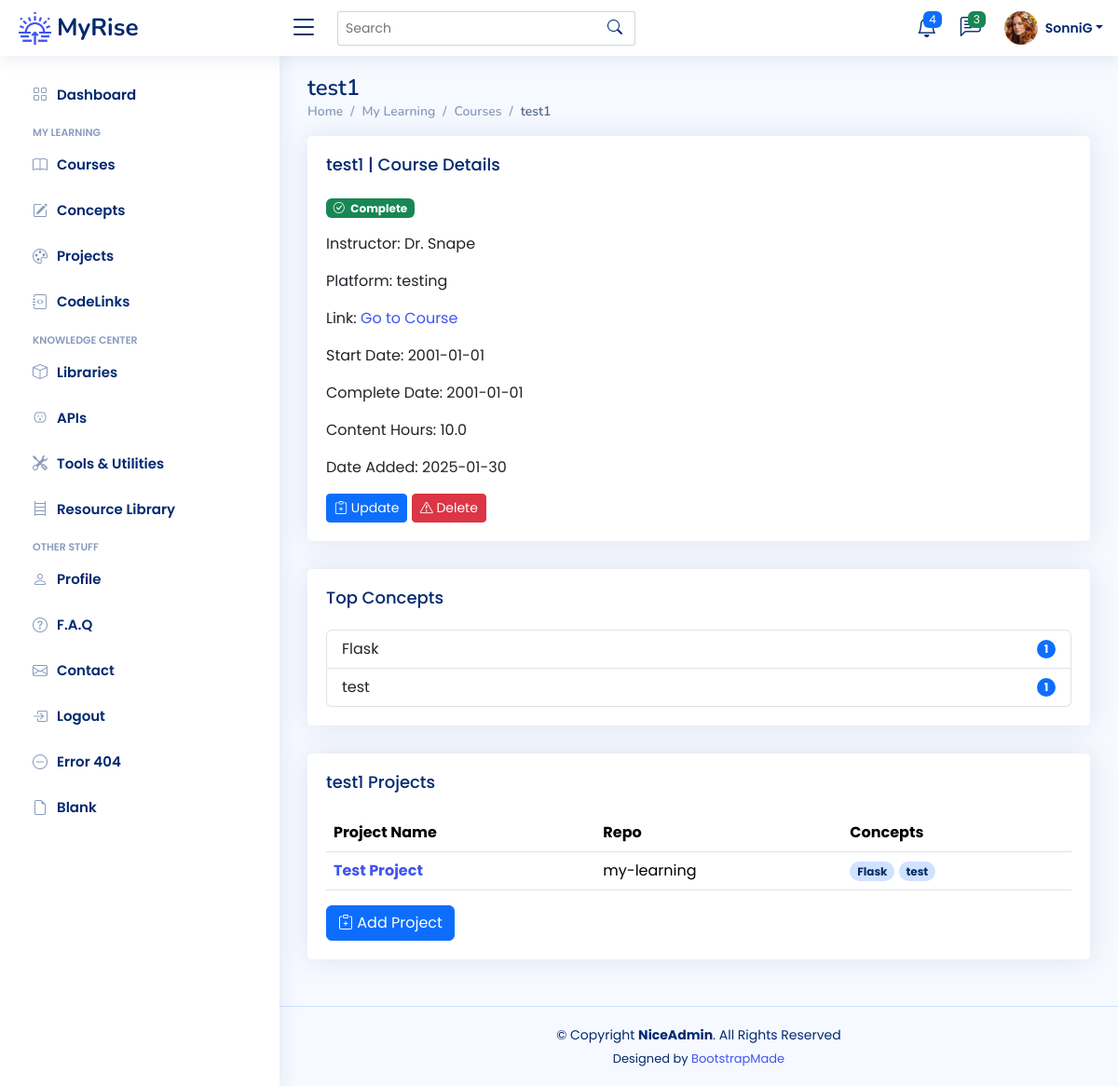
The app's page /courses/10 (signed in) with its own data.
### app/models.py (models this page shows)
class User(UserMixin, db.Model):
    __tablename__ = "users"
    id: Mapped[int] = mapped_column(Integer, primary_key=True)
    email: Mapped[str] = mapped_column(String(100), unique=True)
    password: Mapped[str] = mapped_column(String(250))
    name: Mapped[str] = mapped_column(String(1000))
    display_name: Mapped[str] = mapped_column(String(1000))
    last_called_repos: Mapped[Optional[datetime.datetime]] = mapped_column(DateTime())
    latest_etag_repos: Mapped[str] = mapped_column(String(250), nullable=True)
    projects: Mapped[List["Project"]] = relationship(back_populates="user")
    events: Mapped[List["Event"]] = relationship(back_populates="user")
    courses: Mapped[List["Course"]] = relationship(back_populates="user")
    libraries: Mapped[List["Library"]] = relationship(back_populates="user")
    apis: Mapped[List["API"]] = relationship(back_populates="user")
    tools: Mapped[List["Tool"]] = relationship(back_populates="user")
    resources: Mapped[List["Resource"]] = relationship(back_populates="user")
    repos: Mapped[List["Repository"]] = relationship(back_populates="user")
    codelinks: Mapped[List["CodeLink"]] = relationship(back_populates="user")
    concepts: Mapped[List["Concept"]] = relationship('Concept', secondary=user_concept, backref='user')

class Course(db.Model):
    __tablename__ = "courses"
    id: Mapped[int] = mapped_column(Integer, primary_key=True)
    name: Mapped[str] = mapped_column(String(100), unique=True)
    platform: Mapped[str] = mapped_column(String(100))
    url: Mapped[str] = mapped_column(String(250), nullable=True)
    instructor: Mapped[str] = mapped_column(String(100))
    start: Mapped[datetime.date] = mapped_column(Date, nullable=True)
    complete: Mapped[datetime.date] = mapped_column(Date, nullable=True)
    content_hours: Mapped[float] = mapped_column(nullable=True)
    has_cert: Mapped[bool] = mapped_column(Boolean)
    date_added: Mapped[datetime.date] = mapped_column(Date, nullable=False)
    status: Mapped[str] = mapped_column(String(100), nullable=True)
    projects: Mapped[List["Project"]] = relationship(back_populates="course")
    user_id: Mapped[int] = mapped_column(Integer, ForeignKey(User.id), index=True)
    user: Mapped["User"] = relationship(back_populates="courses")

class Concept(db.Model):
    __tablename__ = "concepts"
    id: Mapped[int] = mapped_column(Integer, primary_key=True)
    concept_term: Mapped[str] = mapped_column(String(50), nullable=False)
    category: Mapped[str] = mapped_column(String(100), nullable=True)
    description: Mapped[str] = mapped_column(Text, nullable=True)
    date_added: Mapped[datetime.date] = mapped_column(Date, nullable=False)

class Project(db.Model):
    __tablename__ = "projects"
    id: Mapped[int] = mapped_column(Integer, primary_key=True)
    name: Mapped[str] = mapped_column(String(100), nullable=False)
    description: Mapped[str] = mapped_column(Text, nullable=True)
    assignment_link: Mapped[str] = mapped_column(String(250), nullable=True)
    path: Mapped[str] = mapped_column(String(100), nullable=True)
    start: Mapped[datetime.date] = mapped_column(Date, nullable=True)
    last_updated: Mapped[datetime.date] = mapped_column(Date, nullable=True)
    path_etag: Mapped[str] = mapped_column(String(250), nullable=True)
    path_commits: Mapped[int] = mapped_column(Integer, nullable=True)
    repo_id: Mapped[int] = mapped_column(Integer, ForeignKey(Repository.id), index=True)
    repo: Mapped["Repository"] = relationship(back_populates="projects")
    concepts: Mapped[List["Concept"]] = relationship('Concept', secondary=project_concept, backref='projects')
    section: Mapped[str] = mapped_column(String(100))
    lecture: Mapped[str] = mapped_column(String(100))
    date_added: Mapped[datetime.date] = mapped_column(Date, nullable=False)
    course_id: Mapped[int] = mapped_column(Integer, ForeignKey(Course.id), index=True)
    course: Mapped["Course"] = relationship(back_populates="projects")
    codelinks: Mapped[List["CodeLink"]] = relationship(back_populates="project")
    user_id: Mapped[int] = mapped_column(Integer, ForeignKey(User.id), index=True)
    user: Mapped["User"] = relationship(back_populates="projects")

class Repository(db.Model):
    __tablename__ = "repos"
    id: Mapped[int] = mapped_column(Integer, primary_key=True)
    name: Mapped[str] = mapped_column(String(250), nullable=False)
    last_called_activity: Mapped[Optional[datetime.datetime]] = mapped_column(DateTime())
    latest_etag_activity: Mapped[str] = mapped_column(String(250), nullable=True)
    latest_sha: Mapped[str] = mapped_column(String(250), nullable=True)
    sha_timestamp: Mapped[Optional[datetime.datetime]] = mapped_column(DateTime())
    created_at: Mapped[Optional[datetime.datetime]] = mapped_column(DateTime())
    updated_at: Mapped[Optional[datetime.datetime]] = mapped_column(DateTime())
    pushed_at: Mapped[Optional[datetime.datetime]] = mapped_column(DateTime())
    commits_etag: Mapped[str] = mapped_column(String(250), nullable=True)
    commits_data: Mapped[Dict] = mapped_column(JSON, nullable=True)
    user_id: Mapped[int] = mapped_column(Integer, ForeignKey(User.id), index=True)
    user: Mapped["User"] = relationship(back_populates="repos")
    projects: Mapped[List["Project"]] = relationship(back_populates="repo")
    codelinks: Mapped[List["CodeLink"]] = relationship(back_populates="repo")
    events: Mapped[List["Event"]] = relationship(back_populates="repo")

### app/routes.py (the view)
@app.route('/courses/<int:num>')
@login_required
def course_detail(num):
    target_course = db.get_or_404(Course, num)
    all_projects = db.session.execute(db.select(Project).filter_by(course_id=num)).scalars().all()
    course_concepts = {}
    for proj in all_projects:
        for concept in proj.concepts:
            if concept.concept_term in course_concepts:
                course_concepts[concept.concept_term] += 1
            else:
                course_concepts[concept.concept_term] = 1
    sorted_concepts = dict(
        sorted(course_concepts.items(), key=lambda item: item[1], reverse=True))
    return render_template('course-detail.html',
                           course=target_course,
                           projects=all_projects,
                           top_concepts=sorted_concepts,
                           course_badge=course_statuses)

### app/templates/course-detail.html (shortened to what this page needs)
{% extends 'base.html' %}
{% from 'bootstrap5/form.html' import render_form %}
{% block content %}
	<main id="main" class="main">
    <div class="pagetitle">
      <h1>{{ course.name }}</h1>
      <nav>
        <ol class="breadcrumb">
          <li class="breadcrumb-item"><a href="index.html">Home</a></li>
          <li class="breadcrumb-item">My Learning</li>
          <li class="breadcrumb-item"><a href="{{ url_for('courses_page') }}">Courses</a> </li>
		  <li class="breadcrumb-item active">{{ course.name }}</li>
        </ol>
      </nav>
    </div>
		<div class="card">
            <div class="card-body">
              <h5 class="card-title">{{ course.name }} | Course Details</h5>
				{% if course.status %}
					<p><span class="badge {{ course_badge[course.status][1] }}"><i class="bi {{ course_badge[course.status][2] }} me-1"></i> {{ course_badge[course.status][0] }}</span></p>
				{% endif %}
					<p>Instructor: {{ course.instructor }}</p>
					<p>Platform: {{ course.platform }}</p>
					<p>Link: <a href="{{ course.url }}" target="_blank">Go to Course</a></p>
					<p>Start Date: {{ course.start }}</p>
					<p>Complete Date: {{ course.complete }}</p>
					<p>Content Hours: {{ course.content_hours }}</p>
					<p>Date Added: {{ course.date_added }}</p>
				<a href="{{ url_for('update_course', num=course.id) }}">
		  <button type="button" class="btn btn-primary btn-sm"><i class="bi bi-clipboard-plus"></i> Update</button>
			</a>
			<a href="{{ url_for('delete_course', num=course.id) }}">
		  <button type="button" class="btn btn-danger btn-sm"><i class="bi bi-exclamation-triangle"></i> Delete</button>
			</a>
				 </div>
		  </div>
	<div class="card">
            <div class="card-body">
              <h5 class="card-title">Top Concepts</h5>
              <ul class="list-group">
				  {% for concept, count in top_concepts.items() %}
				  <li class="list-group-item d-flex justify-content-between align-items-center">
					  {{ concept }}
                  <span class="badge bg-primary rounded-pill">{{ count }}</span>
                </li>
				  {% endfor %}
              </ul>
            </div>
          </div>
	 <div class="card">
		<div class="card-body">
		  <h5 class="card-title">{{ course.name }} Projects</h5>
		  {% include '_projects.html' %}
			<a href="{{ url_for('add_new_project', course_id=course.id) }}">
		  <button type="button" class="btn btn-primary"><i class="bi bi-clipboard-plus"></i> Add Project</button>
			</a>
		</div>
	 </div>
 	</main>
{% endblock %}

### app/templates/heading.html (shortened to what this page needs)
{% from 'bootstrap5/nav.html' import render_nav_item %}
{% from 'bootstrap5/form.html' import render_form %}
  <header id="header" class="header fixed-top d-flex align-items-center">
    <div class="d-flex align-items-center justify-content-between">
      <a href="{{ url_for('home') }}" class="logo d-flex align-items-center">
        <img src="{{ url_for('static', filename='img/logo.png') }}" alt="sun-rise">
        <span class="d-none d-lg-block">MyRise</span>
      </a>
      <i class="bi bi-list toggle-sidebar-btn"></i>
    </div>
    <div class="search-bar">
      <form class="search-form d-flex align-items-center" method="POST" action="#">
        <input type="text" name="query" placeholder="Search" title="Enter search keyword">
        <button type="submit" title="Search"><i class="bi bi-search"></i></button>
      </form>
    </div>
    <nav class="header-nav ms-auto">
      <ul class="d-flex align-items-center">
        <li class="nav-item dropdown">
          <a class="nav-link nav-icon" href="#" data-bs-toggle="dropdown">
            <i class="bi bi-bell"></i>
            <span class="badge bg-primary badge-number">4</span>
          </a>
        </li>
        <li class="nav-item dropdown">
          <a class="nav-link nav-icon" href="#" data-bs-toggle="dropdown">
            <i class="bi bi-chat-left-text"></i>
            <span class="badge bg-success badge-number">3</span>
          </a>
        </li>
        <li class="nav-item dropdown pe-3">
          <a class="nav-link nav-profile d-flex align-items-center pe-0" href="#" data-bs-toggle="dropdown">
            <img src="{{ url_for('static', filename='img/profile-img.png') }}" alt="Profile" class="rounded-circle">
            <span class="d-none d-md-block dropdown-toggle ps-2">{{ current_user.display_name }}</span>
          </a>
        </li>
      </ul>
    </nav>
  </header>
  <aside id="sidebar" class="sidebar">
    <ul class="sidebar-nav" id="sidebar-nav">
      <li class="nav-item">
        <a class="nav-link collapsed" href="{{ url_for('home') }}">
          <i class="bi bi-grid"></i>
          <span>Dashboard</span>
        </a>
      </li>
<li class="nav-heading">My Learning</li>
	  <li class="nav-item">
        <a class="nav-link collapsed" href="{{ url_for('courses_page') }}">
          <i class="bi bi-book"></i>
          <span>Courses</span>
        </a>
      </li>
	  <li class="nav-item">
        <a class="nav-link collapsed" href="{{ url_for('concepts_page') }}">
          <i class="bi bi-pencil-square"></i>
          <span>Concepts</span>
        </a>
      </li>
	  <li class="nav-item">
        <a class="nav-link collapsed" href="{{ url_for('projects_page') }}">
          <i class="bi bi-palette"></i>
          <span>Projects</span>
        </a>
      </li>
	  <li class="nav-item">
        <a class="nav-link collapsed" href="{{ url_for('codelinks_page') }}">
          <i class="bi bi-journal-code"></i>
          <span>CodeLinks</span>
        </a>
      </li>
<li class="nav-heading">Knowledge Center</li>
	  <li class="nav-item">
        <a class="nav-link collapsed" href="{{ url_for('libraries_page') }}">
          <i class="bi bi-box"></i>
          <span>Libraries</span>
        </a>
      </li>
	  <li class="nav-item">
        <a class="nav-link collapsed" href="{{ url_for('apis_page') }}">
          <i class="bi bi-outlet"></i>
          <span>APIs</span>
        </a>
      </li>
	  <li class="nav-item">
        <a class="nav-link collapsed" href="{{ url_for('tools_page') }}">
          <i class="bi bi-tools"></i>
          <span>Tools & Utilities</span>
        </a>
      </li>
	  <li class="nav-item">
        <a class="nav-link collapsed" href="{{ url_for('resources_page') }}">
          <i class="bi bi-bookshelf"></i>
          <span>Resource Library</span>
        </a>
      </li>
	<li class="nav-heading">Other Stuff</li>
      <li class="nav-item">
        <a class="nav-link collapsed" href="{{ url_for('profile') }}">
          <i class="bi bi-person"></i>
          <span>Profile</span>
        </a>
      </li>
      <li class="nav-item">
        <a class="nav-link collapsed" href="{{ url_for('faq') }}">
          <i class="bi bi-question-circle"></i>
          <span>F.A.Q</span>
        </a>
	  </li>
      <li class="nav-item">
        <a class="nav-link collapsed" href="{{ url_for('contact') }}">
          <i class="bi bi-envelope"></i>
          <span>Contact</span>
        </a>
      </li>
	{% if not current_user.is_authenticated %}
      <li class="nav-item">
        <a class="nav-link collapsed" href="{{ url_for('register') }}">
          <i class="bi bi-card-list"></i>
          <span>Register</span>
        </a>
      </li>
      <li class="nav-item">
        <a class="nav-link collapsed" href="{{ url_for('login') }}">
          <i class="bi bi-box-arrow-in-right"></i>
          <span>Login</span>
        </a>
      </li>
	{% else %}
		<li class="nav-item">
        <a class="nav-link collapsed" href="{{ url_for('logout') }}">
          <i class="bi bi-box-arrow-in-right"></i>
          <span>Logout</span>
        </a>
      </li>
	{% endif %}
      <li class="nav-item">
        <a class="nav-link collapsed" href="pages-error-404.html">
          <i class="bi bi-dash-circle"></i>
          <span>Error 404</span>
        </a>
      </li>
      <li class="nav-item">
        <a class="nav-link collapsed" href="pages-blank.html">
          <i class="bi bi-file-earmark"></i>
          <span>Blank</span>
        </a>
      </li>
    </ul>
  </aside>

### app/templates/_projects.html
<table class="table table-hover">
	<thead>
	<tr>
		<th scope="col">Project Name</th>
		<th scope="col">Repo</th>
		<th scope="col">Concepts</th>
	</tr>
	</thead>
	<tbody>
	{% for project in projects %}
	<tr>
		<th scope="row"><a href="{{ url_for('project_detail', num=project.id) }}">{{ project.name }}</a></th>
		<td>{{ project.repo.name }}</td>
		<td>{% for concept in project.concepts %} <a href="{{ url_for('concept_detail', num=concept.id) }}"> <span
				class="badge rounded-pill bg-primary-subtle text-primary-emphasis"> {{ concept.concept_term }} </span>
		</a>{% endfor %}
		</td>
	</tr>
	{% endfor %}
	</tbody>
</table>

### records on screen
User: display_name "SonniG"
Course: name "test1", status "Complete", instructor "Dr. Snape", platform "testing", start "2001-01-01", complete "2001-01-01", content_hours "10.0", date_added "2025-01-30"
Concept: concept_term "Flask", id "1"
Concept: concept_term "test", count "1"
Project: name "Test Project", repo.name "my-learning"
